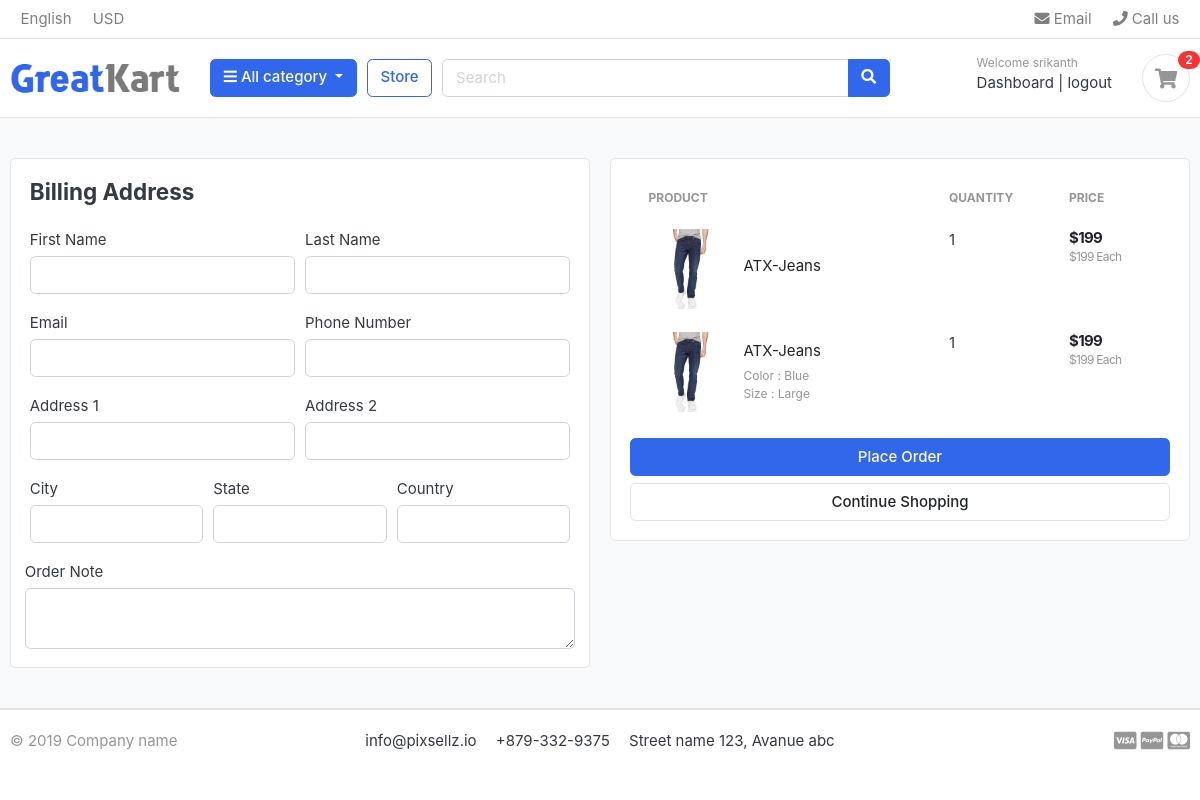
/cart/checkout/ (signed in), run on the app's committed database.
### account/models.py (models this page shows, shortened)
class Account(AbstractBaseUser,PermissionsMixin):
    first_name      = models.CharField(max_length=64)
    last_name       = models.CharField(max_length=64)
    username        = models.CharField(max_length=64, unique=True)
    email           = models.EmailField(max_length=64, unique=True)
    phone_number    = models.CharField(max_length=20)
    date_joined     = models.DateTimeField(auto_now_add=True)
    last_login      = models.DateTimeField(auto_now_add=True)
    is_admin        = models.BooleanField(default=False)
    is_staff        = models.BooleanField(default=False)
    is_active       = models.BooleanField(default=False)
    is_superadmin   = models.BooleanField(default=False)
    USERNAME_FIELD  = 'email'
    REQUIRED_FIELDS = ['username','first_name','last_name']
    objects = MyAccountManager()

### cart/models.py (models this page shows, shortened)
class Cartitem(models.Model):
    user        = models.ForeignKey(Account, on_delete=models.CASCADE, null=True)
    product     = models.ForeignKey(Product, on_delete=models.CASCADE)
    variations  = models.ManyToManyField(Variation, blank=True)
    cart        = models.ForeignKey(Cart, on_delete=models.CASCADE, null=True)
    quantity    = models.IntegerField()
    is_active   = models.BooleanField(default=True)
    def sub_total(self):
        return self.product.price * self.quantity

### store/models.py (models this page shows, shortened)
class Product(models.Model):
    product_name = models.CharField(max_length=220, unique=True)
    slug         = models.SlugField(max_length=220, unique=True)
    discription  = models.TextField(max_length=500, unique=True)
    price        = models.IntegerField()
    images       = models.ImageField(upload_to='photos/products')
    stock        = models.IntegerField()
    is_available = models.BooleanField(default=True)
    category     = models.ForeignKey(category, on_delete=models.CASCADE)
    created_date = models.DateTimeField(auto_now_add=True)
    modified_date= models.DateTimeField(auto_now=True)
    def get_url(self):
        return reverse('product_detail', args=[self.category.slug, self.slug])

class Variation(models.Model):
    product            = models.ForeignKey(Product, on_delete=models.CASCADE)
    variation_category = models.CharField(max_length=100, choices=variation_category_choice)
    variation_value    = models.CharField(max_length=100)
    is_active          = models.BooleanField(default=True)
    created_date       = models.DateTimeField(auto_now=True)
    objects = VariationManager()

### cart/views.py (the view)
# urls.py: path('checkout/', views.checkout, name='checkout'),
@login_required(login_url='login')
def checkout(request, total=0, quantity=0, cart_items=None):
    try:
        tax = 0
        grand_total = 0
        if request.user.is_authenticated:
            cart_items = Cartitem.objects.filter(user=request.user, is_active=True)
        else:
            cart = Cart.objects.get(cart_id=_cart_id(request))
            cart_items = Cartitem.objects.filter(cart=cart, is_active=True)
        for cart_item in cart_items:
            total += (cart_item.product.price * cart_item.quantity)
            quantity += cart_item.quantity
        tax = (2*total)/100
        grand_total = tax + total
    except ObjectDoesNotExist:
        pass
    context = {
        'total': total,
        'quantity': quantity,
        'cart_items': cart_items,
        'tax': tax,
        'grand_total': grand_total,
    }
    return render(request, 'store/checkout.html',  context)

### Category/contex_processors.py (called while the page is built)
def menu_links(request):
    links = category.objects.all()
    return dict(links=links)

### Category/models.py (called while the page is built)
    def get_url(self):
        return reverse('products_by_category', args=[self.slug])

### cart/context_processors.py (called while the page is built)
def counter(request):
    cart_count = 0
    if 'admin' in request.path:
        return {}
    else:
        try:
            cart = Cart.objects.filter(cart_id=_cart_id(request))
            if request.user.is_authenticated:
                cart_items = Cartitem.objects.all().filter(user=request.user)
            else:
                cart_items = Cartitem.objects.all().filter(cart=cart[:1])
            for cart_item in cart_items:
                cart_count += cart_item.quantity
        except Cart.DoesNotExist:
            cart_count = 0
    return dict(cart_count=cart_count)

### cart/views.py (called while the page is built)
def _cart_id(request):
    cart = request.session.session_key
    if not cart:
        cart = request.session.create()
    return cart

### templates/store/checkout.html (shortened to what this page needs)
{% extends 'base.html' %}
{% load static %}
{% block content %}
<section class="section-content padding-y bg">
<div class="container">
<div class="row">
	<aside class="col-lg-6">
	  <div class="card">
		<div class="card-body">
			<h4 class="card-title mb-4"> Billing Address </h4>
			<form action="" method="POST">
				<div class="form-row">
					<div class="col form-group">
						<label for=""> First Name </label>
						<input type="text" name="first_name" class="form-control" required>
					</div>
					<div class="col form-group">
						<label for=""> Last Name </label>
						<input type="text" name="last_name" class="form-control" required>
					</div>
				</div>
			    <div class="form-row">
					<div class="col form-group">
						<label for=""> Email </label>
						<input type="text" name="email" class="form-control" required>
					</div>
					<div class="col form-group">
						<label for=""> Phone Number </label>
						<input type="text" name="phone" class="form-control" required>
					</div>
				</div>
				<div class="form-row">
					<div class="col form-group">
						<label for=""> Address 1 </label>
						<input type="text" name="address_1" class="form-control" required>
					</div>
					<div class="col form-group">
						<label for=""> Address 2 </label>
						<input type="text" name="address_2" class="form-control">
					</div>
				</div>
				<div class="form-row">
					<div class="col form-group">
						<label for=""> City </label>
						<input type="text" name="city" class="form-control" required>
					</div>
					<div class="col form-group">
						<label for=""> State </label>
						<input type="text" name="state" class="form-control" required>
					</div>
					<div class="col form-group">
						<label for=""> Country </label>
						<input type="text" name="country" class="form-control" required>
					</div>
				</div>
				<div class="form-row">
					<label for=""> Order Note </label>
					<textarea name="order_note" class="form-control" rows="2"></textarea>
				</div>
		</div>
	  </div>
	</aside>
	<aside class="col-lg-6">
	  <div class="card">
		<div class="card-body">
			<table class="table table-borderless table-shopping-cart">
				<thead class="text-muted">
				<tr class="small text-uppercase">
				  <th scope="col">Product</th>
				  <th scope="col" width="120">Quantity</th>
				  <th scope="col" width="120">Price</th>
				</tr>
				</thead>
				<tbody>
				{% for cart_item in cart_items %}
				<tr>
					<td>
						<figure class="itemside align-items-center">
							<div class="aside"><img src="{{ cart_item.product.images.url }}" class="img-sm"></div>
							<figcaption class="info">
								<a href="{{ cart_item.product.get_url }}" class="title text-dark">{{ cart_item.product.product_name }}</a>
								<p class="text-muted small">
									{% if cart_item.variations.all %}
									 {% for item in cart_item.variations.all %}
									   {{ item.variation_category | capfirst }} : {{ item.variation_value | capfirst }} <br>
									 {% endfor %}
									{% endif %}
								</p>
							</figcaption>
						</figure>
					</td>
					<td>
						<label for=""> {{ cart_item.quantity }} </label>
					</td>
					<td>
						<div class="price-wrap">
							<var class="price">${{ cart_item.sub_total }}</var>
							<small class="text-muted"> ${{ cart_item.product.price }} Each </small>
						</div>
					</td>
				</tr>
				{% endfor %}
				</tbody>
				</table>
			<button type="submit" name="submit" class="btn btn-primary btn-block"> Place Order </button>
			<a href="{% url 'store' %}" class="btn btn-light btn-block">Continue Shopping</a>
	  </div>
	</div>
</aside>
</div>
</div>
</section>
{% endblock %}

### templates/includes/navbar.html (shortened to what this page needs)
{% load static %}
<header class="section-header">
    <nav class="navbar p-md-0 navbar-expand-sm navbar-light border-bottom">
    <div class="container">
      <div class="collapse navbar-collapse" id="navbarTop4">
        <ul class="navbar-nav mr-auto">
            <li class="nav-item dropdown">
                 <a href="#" class="nav-link">   English </a>
            </li>
            <li class="nav-item dropdown">
                <a href="#" class="nav-link"> USD </a>
            </li>
        </ul>
        <ul class="navbar-nav">
            <li><a href="#" class="nav-link"> <i class="fa fa-envelope"></i> Email </a></li>
            <li><a href="#" class="nav-link"> <i class="fa fa-phone"></i> Call us </a></li>
        </ul>
      </div>
    </div>
    </nav>
    <section class="header-main border-bottom">
        <div class="container">
    <div class="row align-items-center">
        <div class="col-lg-2 col-md-3 col-6">
            <a href="{% url 'home' %}" class="brand-wrap">
                    <img class="logo" src="{% static './images/logo.png' %}">
            </a>
        </div>
        <div class="col-lg col-sm col-md col-6 flex-grow-0">
            <div class="category-wrap dropdown d-inline-block float-right">
                <button type="button" class="btn btn-primary dropdown-toggle" data-toggle="dropdown">
                    <i class="fa fa-bars"></i> All category
                </button>
            </div>
        </div>
        <a href="{% url 'store' %}" class="btn btn-outline-primary">Store</a>
        <div class="col-lg  col-md-6 col-sm-12 col">
            <form action="{% url 'search' %}" class="search" method="GET">
                <div class="input-group w-100">
                    <input type="text" class="form-control" style="width:60%;" placeholder="Search" name="keyword">
                    <div class="input-group-append">
                      <button class="btn btn-primary" type="submit">
                        <i class="fa fa-search"></i>
                      </button>
                    </div>
                </div>
            </form>
        </div>
        <div class="col-lg-3 col-sm-6 col-8 order-2 order-lg-3">
                    <div class="d-flex justify-content-end mb-3 mb-lg-0">
                        {% if user.id is None %}
                        <div class="widget-header">
                            <small class="title text-muted">Welcome guest!</small>
                            <div>
                                <a href="{% url 'login' %}">Sign in</a> <span class="dark-transp"> | </span>
                                <a href="{% url 'register' %}"> Register</a>
                            </div>
                        </div>
                        {% else %}
                        <div class="widget-header">
                            <small class="title text-muted">Welcome {{ user.first_name }}</small>
                            <div>
                                <a href="{% url 'dashboard' %}"> Dashboard </a> <span class="dark-transp"> | </span>
                                <a href="{% url 'logout' %}"> logout </a>
                            </div>
                        </div>
                        {% endif %}
                        <a href="{% url 'cart' %}" class="widget-header pl-3 ml-3">
                            <div class="icon icon-sm rounded-circle border"><i class="fa fa-shopping-cart"></i></div>
                            <span class="badge badge-pill badge-danger notify"> {{ cart_count }} </span>
                        </a>
                    </div>
                </div>
    </div>
        </div>
    </section>
    </header>

### static/css/ui.css (style rules this page uses)
html { font-family: "Inter", sans-serif; font-size: 15px; }
.price-wrap { letter-spacing: -0.7px; }
.icon-xs, .icon-sm, .icon-md, .icon-lg { display: inline-block; text-align: center; flex-shrink: 0; flex-grow: 0; }
.icon-sm { width: 48px; height: 48px; line-height: 48px !important; font-size: 20px; }
.img-xs, .img-sm, .img-md, .img-lg { -o-object-fit: cover; object-fit: cover; flex-shrink: 0; flex-grow: 0; }
.img-sm { width: 80px; height: 80px; }
.padding-y { padding-top: 40px; padding-bottom: 40px; }
var { font-style: normal; }
figure { margin-bottom: 0; }
article:after, .form-group:after { display: block; clear: both; content: ""; }
.bg { background-color: #f8f9fa; }
p:last-child { margin-bottom: 0; }
.header-main { position: relative; padding-top: 1rem; padding-bottom: 1rem; }
.brand-wrap .logo, .navbar-brand .logo { margin-right: 7px; max-height: 42px; display: inline-block; }
.widget-header { display: inline-block; vertical-align: middle; position: relative; }
.widget-header a { color: #343a40; }
.widget-header i { color: #969696; }
.widget-header .title { display: block; }
.widget-header .notify { position: absolute; top: -3px; right: -10px; }
.btn-light { background-color: #fff; border-color: #e4e4e4; }
.itemside { position: relative; display: flex; width: 100%; }
.itemside .aside { position: relative; flex-shrink: 0; }
.itemside .info { padding-left: 15px; padding-right: 7px; }
.itemside p { margin-bottom: 0; }
.itemside .title { display: block; margin-bottom: 5px; color: #212529; }
.notify { position: absolute; top: -4px; right: -10px; display: inline-block; padding: 0.25em 0.6em; font-size: 12px; line-height: 1; text-align: center; border-radius: 3rem; color: #fff; background-color: #fa3434; }
.price { font-weight: 600; color: #212529; }
.table-shopping-cart.table td, .table-shopping-cart.table th { padding-left: 1.25rem; padding-right: 1.25rem; }
.table-shopping-cart .price-wrap { line-height: 1.2; }
.table-shopping-cart .price { font-weight: bold; margin-right: 5px; display: block; }

### data on the page
Account: first_name "srikanth"
Cartitem: product.images (picture), product.product_name "ATX-Jeans", quantity "1", sub_total "199", product.price "199"
Cartitem: product.images (picture), product.product_name "ATX-Jeans", quantity "1", sub_total "199", product.price "199"
Variation: variation_category "Color", variation_value "Blue"
Variation: variation_category "Size", variation_value "Large"

### other printed values
{{ cart_count }} "2"
